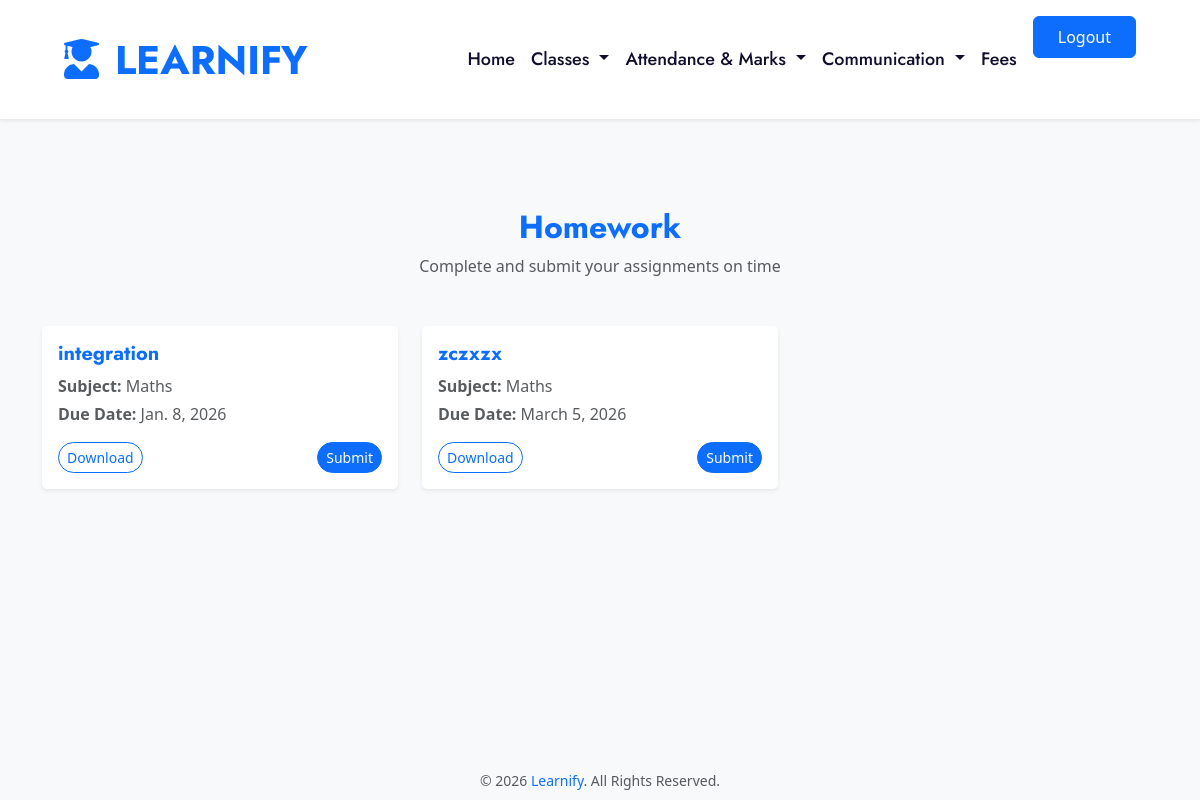
The page /view_homeworks (signed in) on the database its author committed.
### Teacher/models.py (models this page shows)
class Homework(models.Model):
    teacher = models.ForeignKey(Teacher_Reg, on_delete=models.CASCADE)
    subject = models.ForeignKey(Subject, on_delete=models.CASCADE)
    class_level = models.CharField(max_length=20,default='null')
    title = models.CharField(max_length=200)
    description = models.TextField()
    file = models.FileField(upload_to='homework/')
    due_date = models.DateField()
    uploaded_at = models.DateTimeField(auto_now_add=True)

### SiteAdmin/models.py (models this page shows)
class Subject(models.Model):
    subjectname=models.CharField(max_length=100)
    def __str__(self):
        return self.subjectname

### Student/views.py (the view)
# urls.py: path('view_homeworks',views.view_homeworks,name='view_homeworks'),
def view_homeworks(request):
    student = get_object_or_404(Student_Reg, user=request.user)
    homeworks = Homework.objects.filter(class_level=student.class_level)
    return render(request, 'student/view_homeworks.html', {'homeworks': homeworks})

### template/student/view_homeworks.html (shortened to what this page needs)
{% extends 'student/page.html' %}
{% load static %}
{% block content %}
<div class="container py-5" style="margin-top:100px;">
    <div class="text-center mb-5">
        <h2 class="text-primary font-weight-bold">Homework</h2>
        <p class="text-muted">Complete and submit your assignments on time</p>
    </div>
    <div class="row">
        {% for hw in homeworks %}
        <div class="col-md-6 col-lg-4 mb-4">
            <div class="card shadow-sm border-0 rounded-lg h-100 homework-card">
                <div class="card-body">
                    <h5 class="text-primary font-weight-bold">
                        {{ hw.title }}
                    </h5>
                    <p class="text-muted mb-1">
                        <strong>Subject:</strong> {{ hw.subject }}
                    </p>
                    <p class="text-muted mb-3">
                        <strong>Due Date:</strong> {{ hw.due_date }}
                    </p>
                    <div class="d-flex justify-content-between">
                        <a href="{{ hw.file.url }}"
                           class="btn btn-outline-primary btn-sm rounded-pill"
                           download>
                            Download
                        </a>
                        <a href="{% url 'submit_homework' hw.id %}"
                           class="btn btn-primary btn-sm rounded-pill">
                            Submit
                        </a>
                    </div>
                </div>
            </div>
        </div>
        {% empty %}
        <div class="col-12">
            <div class="alert alert-info text-center">
                No homework assigned.
            </div>
        </div>
        {% endfor %}
    </div>
</div>
{% endblock %}

### template/student/view_homeworks.html (style rules this page uses)
.homework-card { transition: 0.3s ease; }

### rows shown on the page
Homework: title "integration", subject "Maths", due_date "Jan. 8, 2026"
Homework: title "zczxzx", subject "Maths", due_date "March 5, 2026"
